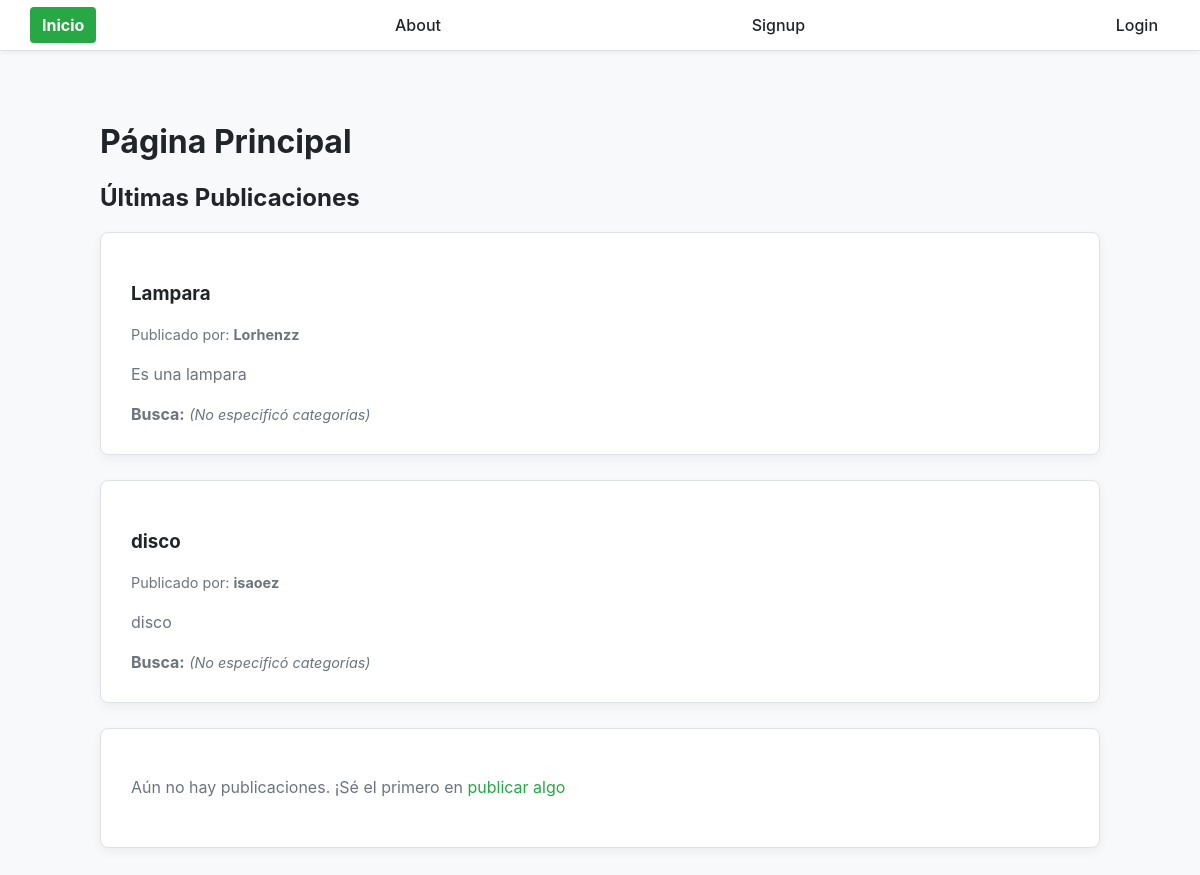
Before: / with the older database file.
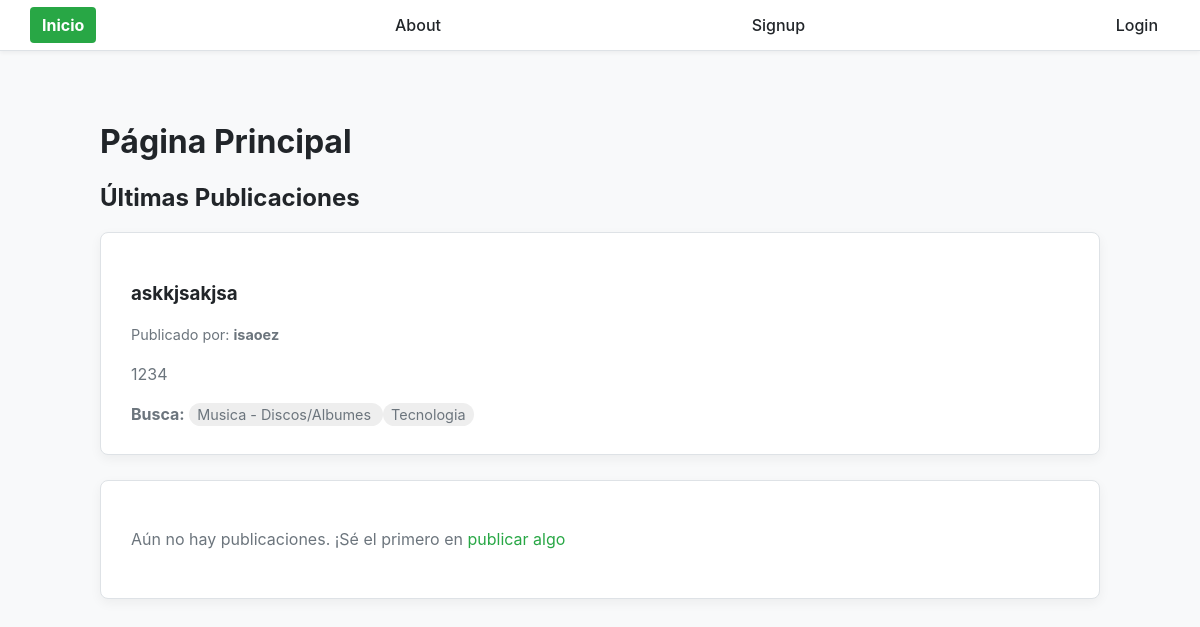
After: the same page with the newer database file.
### myapp/models.py (models this page shows, shortened)
class Articulo(models.Model):
    titulo = models.CharField(max_length=200)
    descripcion = models.TextField()
    propietario = models.ForeignKey(User, on_delete=models.CASCADE)
    categorias = models.ManyToManyField(Categoria, related_name='articulos')

class Categoria(models.Model):
    nombre = models.CharField(max_length=100, unique=True)
    padre = models.ForeignKey('self', null=True, blank=True, on_delete=models.CASCADE, related_name='subcategorias')
    def __str__(self):
        ruta_completa = [self.nombre]
        k = self.padre
        while k is not None:
            ruta_completa.insert(0, k.nombre)
            k = k.padre
        return ' - '.join(ruta_completa)

### myapp/views.py (the view)
# urls.py: path('', views.index, name='index'),
def index(request):
    title = 'Página Principal'
    articulos = Articulo.objects.all()
    return render(request, 'index.html', {
        'title': title,
        'articulos': articulos
    })

### myapp/templates/index.html (shortened to what this page needs)
{% extends 'layout/base.html' %}
{% load static %}
{% block content %}
<h1>{{title}}</h1>
<section>
    <h2>Últimas Publicaciones</h2>
    {% for articulo in articulos %}
        <article class="card" style="margin-bottom: 25px;">
            <h3>{{ articulo.titulo }}</h3>
            <p style="font-size: 0.9em; color: var(--color-text-secondary);">
                Publicado por: <b>{{ articulo.propietario.username }}</b>
            </p>
            <p>{{ articulo.descripcion }}</p>
            <div>
                <strong>Busca:</strong>
                {% for categoria in articulo.propietario.deseo.categorias_buscadas.all %}
                    <span style="background: #eee; padding: 3px 8px; border-radius: 12px; font-size: 0.9em;">
                        {{ categoria }}
                    </span>
                {% empty %}
                    <span style="font-style: italic; font-size: 0.9em;">(No especificó categorías)</span>
                {% endfor %}
            </div>
        </article>
    {% endfor %}
        <div class="card">
            <p>Aún no hay publicaciones. ¡Sé el primero en <a href="{% url 'publicar' %}">publicar algo
{% endblock %}

### myapp/templates/layout/base.html (shortened to what this page needs)
{% load static %}
<!DOCTYPE html>
<html lang="en">
<head>
    <link rel="stylesheet" href="{% static 'styles/main.css' %}">
</head>
<body>
    <nav class="navbar">
    <ul>
        <li {% if request.resolver_match.url_name == 'index' %}class="active"{% endif %}>
            <a href="/">Inicio</a>
        </li>
        <li {% if request.resolver_match.url_name == 'about' %}class="active"{% endif %}>
            <a href="{% url 'about' %}">About</a>
        </li>
        {% if user.is_authenticated %}
        <li {% if request.resolver_match.url_name == 'publicar' %}class="active"{% endif %}>
            <a href="{% url 'publicar' %}"><b>+ Publicar</b></a>
        </li>
        <li {% if request.resolver_match.url_name == 'editar_preferencias' %}class="active"{% endif %}>
            <a href="{% url 'editar_preferencias' %}">Mis Preferencias</a>
        </li>
        <li>
            <a href="{% url 'signout' %}">Logout</a>
        </li>
        {% else %}
        <li {% if request.resolver_match.url_name == 'signup' %}class="active"{% endif %}>
            <a href="{% url 'signup' %}">Signup</a>
        </li>
        <li {% if request.resolver_match.url_name == 'signin' %}class="active"{% endif %}>
            <a href="{% url 'signin' %}">Login</a>
        </li>
        {% endif %}
    </ul>
</nav>
<main class="container">
    {% block content %}
    {% endblock %}
</main>
</body>
</html>

### myapp/static/styles/main.css (style rules this page uses)
:root { --color-bg: #F8F9FA; --color-navbar-bg: #FFFFFF; --color-card-bg: #FFFFFF; --color-text-primary: #212529; --color-text-secondary: #6C757D; --color-accent: #28a745; --color-accent-hover: #218838; --color-btn-hover: #218838; --color-input-bg: #FFFFFF; --color-input-border: #CED4DA; --color-border-subtle: #DEE2E6; --color-error: #721C24; --color-error-bg: #F8D7DA; --color-error-border: #F5C6CB; }
body { background: var(--color-bg); color: var(--color-text-primary); font-family: -apple-system, BlinkMacSystemFont, "Segoe UI", Roboto, Helvetica, Arial, sans-serif; margin: 0; padding: 0; }
h1, h2, h3, h4, h5 { color: var(--color-text-primary); }
p { color: var(--color-text-secondary); line-height: 1.6; }
a { color: var(--color-accent); text-decoration: none; transition: color 0.2s ease-in-out; }
.navbar { background: var(--color-navbar-bg); padding: 15px 30px; border-bottom: 1px solid var(--color-border-subtle); box-shadow: 0 2px 4px rgba(0, 0, 0, 0.05); }
.navbar ul { display: flex; justify-content: space-between; align-items: center; list-style: none; margin: 0; padding: 0; }
.navbar ul li a { color: var(--color-text-primary); text-decoration: none; font-weight: 500; padding: 8px 12px; border-radius: 4px; transition: background-color 0.2s ease, color 0.2s ease; }
.container { max-width: 1000px; margin: 30px auto; padding: 20px; }
.card { background: var(--color-card-bg); color: var(--color-text-secondary); padding: 30px; margin-bottom: 25px; border-radius: 8px; border: 1px solid var(--color-border-subtle); box-shadow: 0 4px 12px rgba(0, 0, 0, 0.05); }
.navbar ul li.active a { background-color: var(--color-accent); color: #FFFFFF !important; font-weight: 700; }

Changed rows visible on the page:
removed Articulo: titulo "Lampara", propietario.username "Lorhenzz", descripcion "Es una lampara"
removed Articulo: titulo "disco", propietario.username "isaoez", descripcion "disco"
added Articulo: titulo "askkjsakjsa", propietario.username "isaoez", descripcion "1234"
added Categoria: nombre+padre "Musica - Discos/Albumes"
now on this page (row unchanged): Categoria: nombre+padre "Tecnologia"
